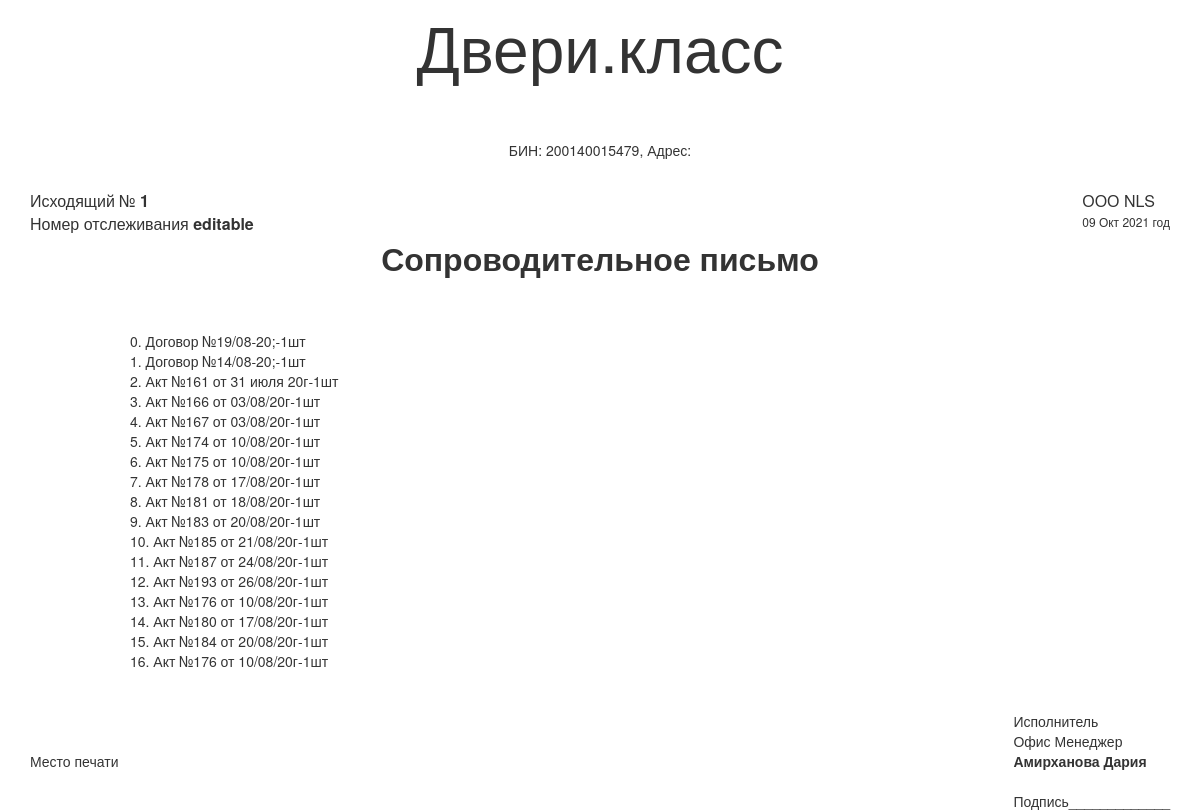
Before: /some_view/13/outcoming (signed in) with the older database file.
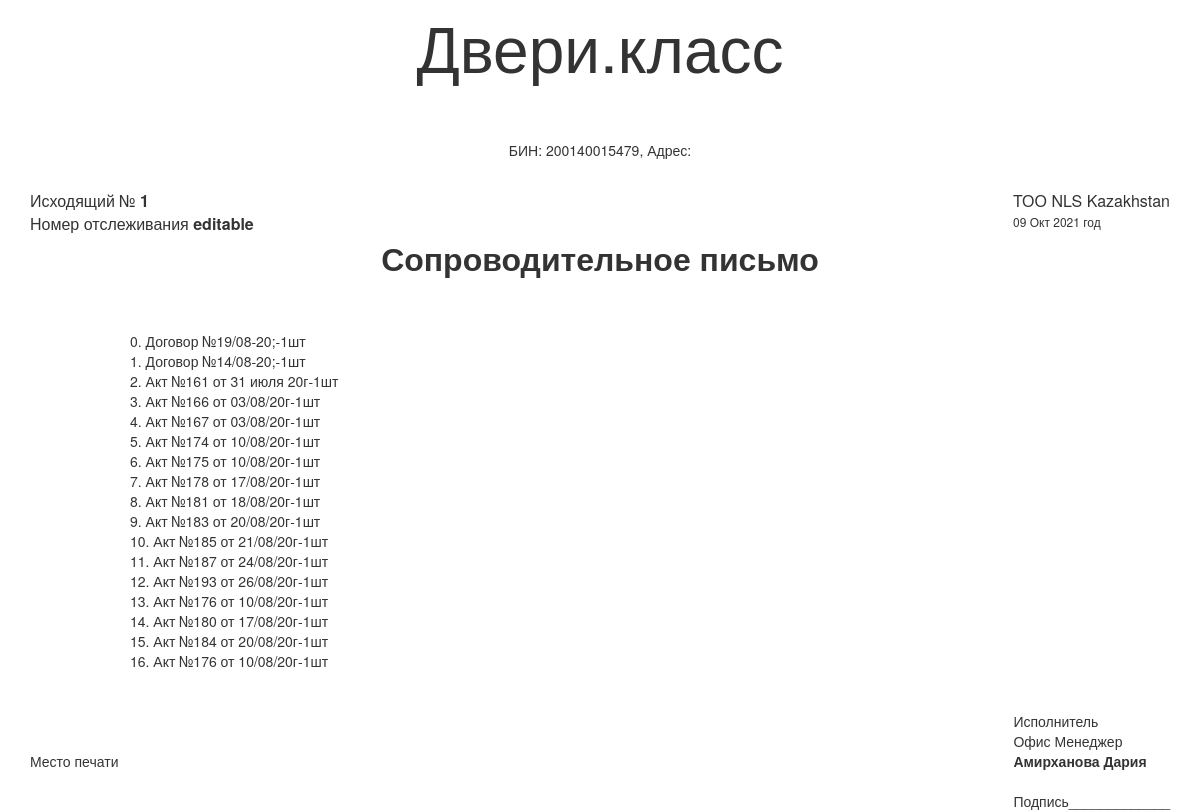
After: the same page with the newer database file.
### blog/models.py (models this page shows, shortened)
class OutMail(models.Model):
    status = models.CharField('Статус', max_length=20, default='outcoming', editable=False)
    init = models.ForeignKey(Worker, on_delete=models.CASCADE, verbose_name='Инициатор', default='')
    created_at = models.DateField(auto_now_add=True, null=True,)
    own_company = models.ForeignKey(OwnCompany, on_delete=models.CASCADE, null=True, verbose_name='Наши компаний')
    side_two = models.ForeignKey(Entity, on_delete=models.CASCADE, null=True, verbose_name='Кому')
    out_number = models.IntegerField('Исходящий Номер')
    upload_file = models.FileField(null=True, upload_to=file_path, blank=True)
    response_to = models.ForeignKey('InMail', on_delete=models.CASCADE, null=True, blank=True, verbose_name='Ответ на письмо')
    topic = models.TextField('Тема', max_length=20000, null=True, blank=True)
    state = models.CharField('Состояние', max_length=20, default='editable')
    track = models.CharField('Номер Трэка', max_length=20, default='', null=True, blank=True)
    track_number = models.FileField(null=True, upload_to=file_path, blank=True)
    class Meta:
        unique_together = ('out_number', 'own_company',)

class Entity(models.Model):
    name = models.CharField('Название Юр. Лица', max_length=200)
    side_one = models.CharField('Резидент РК', max_length=1, choices=resident_choice, default='1')
    ebin = models.CharField('БИН РК', max_length=12, blank=True)
    etype = models.CharField('Тип организаций', max_length=1, choices=entity_type)
    ebin2 = models.CharField('Иностранный Номер', max_length=200, blank=True)
    class Meta:
        ordering = ["name"]
        unique_together = ('ebin', 'ebin2',)

class OwnCompany(models.Model):
    name = models.CharField('Название Юр.  Лица', max_length=200)
    ebin = models.CharField('БИН РК', max_length=14, blank=True)
    adress = models.CharField('Адрес', max_length=200, blank=True)

### blog/views.py (the view)
# urls.py: path('some_view/<int:pk>/<str:status>', views.some_view, name='some_view'),
def some_view(request, pk, status):
    mail = OutMail.objects.get(id=pk)
    context = {
        "invoice_id": 123,
        "customer_name": "John Cooper",
        "amount": 1399.99,
        "today": "Today",
        'mail': mail,
        'time': datetime.now()
    }
    return render(request, 'blog/mail_pdf.html', context)

### blog/templates/blog/mail_pdf.html
{% extends 'blog/base.html' %}
{% block content %}
    {% if mail %}
        <div class="pdf">
            <div class="logo">
                {% if mail.own_company.name == 'Planeta doors' %}
                    <img src="/media/images/logo.png">
                {% elif mail.own_company.name == 'ИП Арынов' %}
                    ИП Арынов
                {% elif mail.own_company.name == 'Двери.опт' %}
                    Двери.опт
                {% elif mail.own_company.name == 'Двери.класс' %}
                    Двери.класс
                {% elif mail.own_company.name == 'ТОО Beltaus' %}
                    ТОО Beltaus
                {% elif mail.own_company.name == 'ИП Таишев' %}
                    ИП Таишев
                {% elif mail.own_company.name == 'Kendala IMPEX' %}
                    Kendala IMPEX
                {% endif %}
            </div>
            <div class="ebin">БИН: {{ mail.own_company.ebin }}, Адрес: {{ mail.own_company.adress }}</div>
            <div class="info">
                <div>Исходящий № <strong>{{ mail.out_number }}</strong> <br>
                    Номер отслеживания <strong>{{ mail.track }}</strong>
                </div>
                <div> {{ mail.side_two.get_etype_display }} {{ mail.side_two.name  }}<br>
                   <span>
                        {% if time %}
                            {{ time| date:"d M Y" }} год
                        {% endif %}
                    </span>
                </div>
            </div>
            <div class="title">Сопроводительное письмо</div>
            <p id="topic">{{ mail.topic }}</p>
            <div class="sign">
                <div>Место печати</div>
                <div>Исполнитель <br> Офис Менеджер <br> <strong> Амирханова Дария </strong> <br> <br> Подпись_____________</div>
            </div>
        </div>
    {% endif %}
{% endblock %}

Changed rows visible on the page:
changed OutMail "editable": side_two.etype "ООО" → "ТОО"; side_two.name "NLS" → "NLS Kazakhstan"
